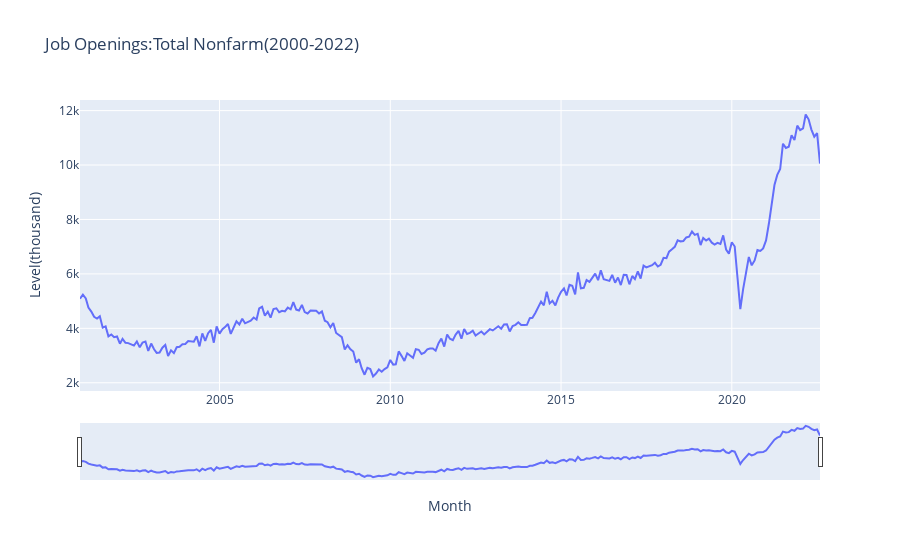

Notebook code for this chart:
### Code cell
i = pd.DataFrame(fred.get_series('JTSJOL', limit=3000))
i_index = pd.DataFrame(i.index)

fig3_3 = go.Figure()

fig3_3.add_trace(go.Line(x=i_index[0], y=i[0], name='Job Openings:Total Nonfarm'))

fig3_3.update_layout(title_text = 'Job Openings:Total Nonfarm(2000-2022)', xaxis_title='Month', yaxis_title='Level(thousand)',
                  xaxis=dict(rangeslider=dict(visible=True)))

fig3_3.show()

### Figure 1 — Plotly figure (JSON) as saved in the notebook; plotly's stock layout.template omitted (floating-point values rounded to 4 significant figures; data arrays with more than 128 entries replaced by an {"elided": "..."} marker saying what was removed)
{"data": [{"name": "Job Openings:Total Nonfarm", "type": "scatter", "x": {"elided": "261 str values"}, "y": {"elided": "261 int values"}}], "layout": {"title": {"text": "Job Openings:Total Nonfarm(2000-2022)"}, "xaxis": {"rangeslider": {"visible": true}, "title": {"text": "Month"}}, "yaxis": {"title": {"text": "Level(thousand)"}}}}
